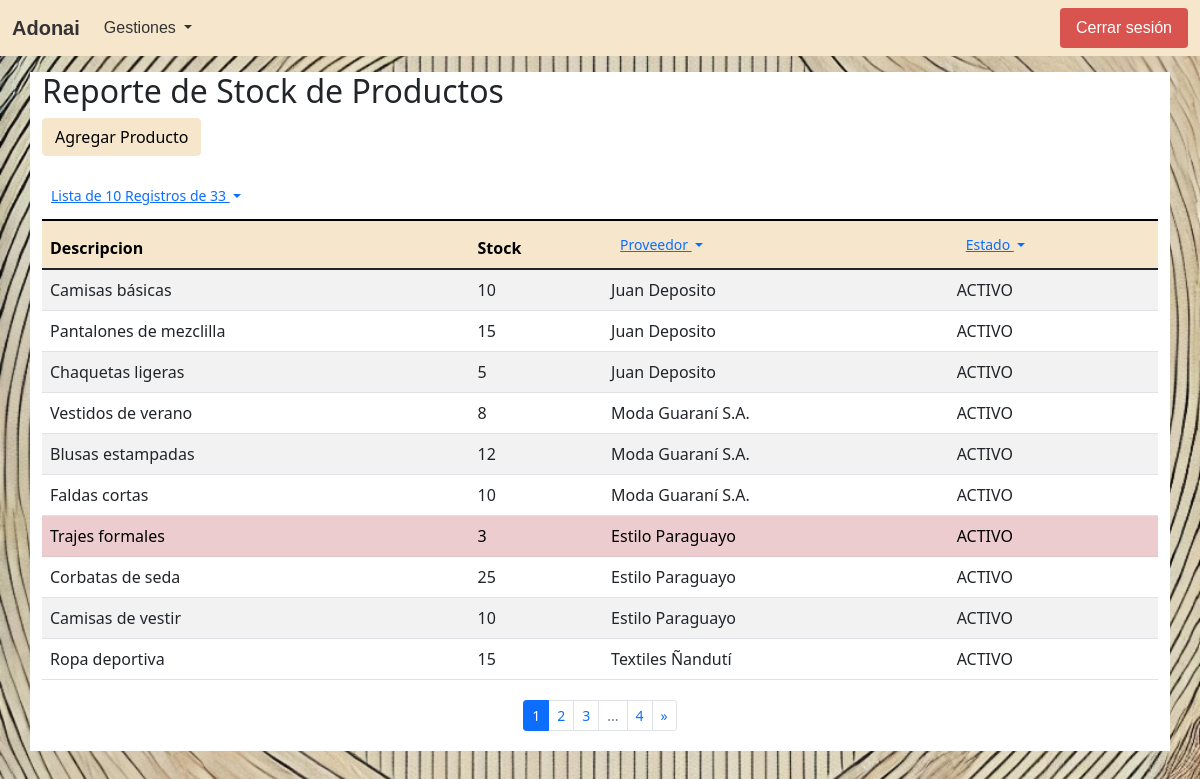
The app's page /reporte_stock_productos.php?pn=1&nrop=10&prov=-1 (signed in), older data.
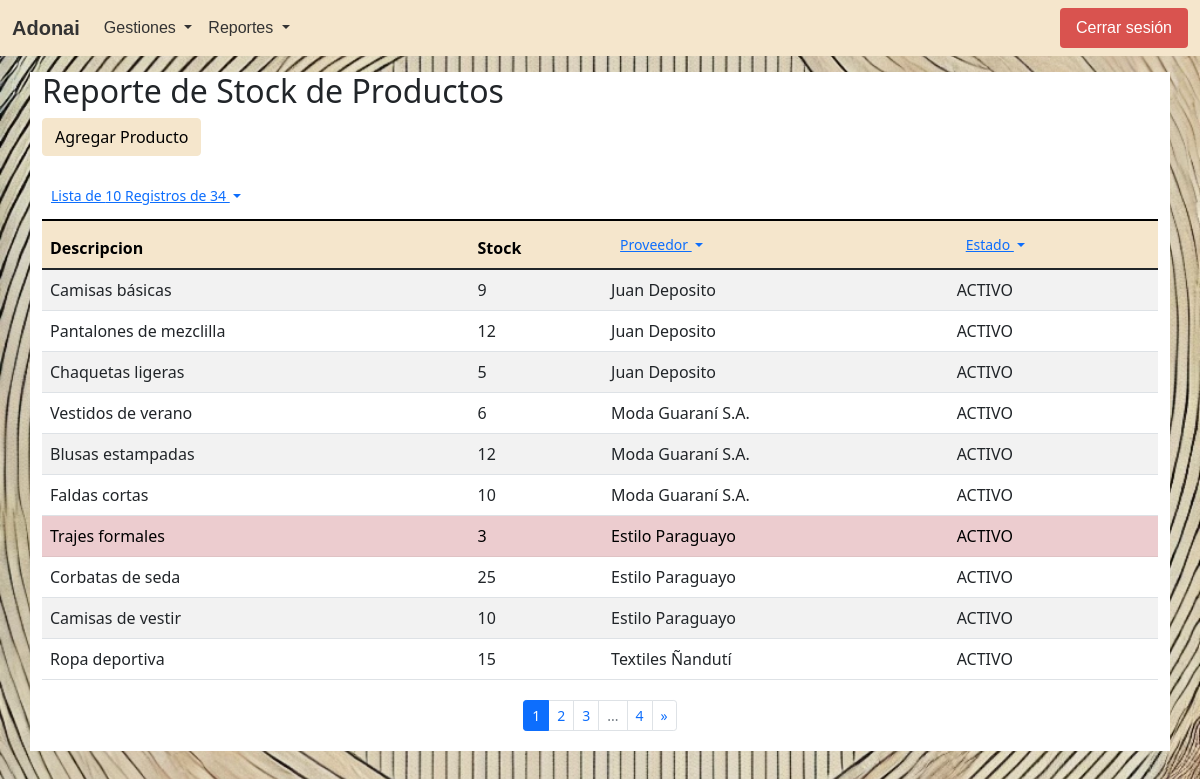
The same page, newer data.
### tables this page shows
CREATE TABLE IF NOT EXISTS `productos` (
  `id_producto` int(11) NOT NULL AUTO_INCREMENT,
  `descripcion` text,
  `stock` int(11) NOT NULL,
  `id_proveedor` int(11) DEFAULT NULL,
  `estado` enum('ACTIVO','INACTIVO') DEFAULT 'ACTIVO',
  `fch_estado` datetime DEFAULT NULL,
  `creado_en` datetime DEFAULT NULL,
  `actualizado_en` datetime DEFAULT NULL,
  PRIMARY KEY (`id_producto`),
  KEY `id_proveedor` (`id_proveedor`)
);

CREATE TABLE IF NOT EXISTS `proveedores` (
  `id_proveedor` int(11) NOT NULL AUTO_INCREMENT,
  `nombre` varchar(100) NOT NULL,
  `contacto` varchar(100) NOT NULL,
  `direccion` text,
  `estado` enum('ACTIVO','INACTIVO') DEFAULT 'ACTIVO',
  `fch_estado` datetime DEFAULT NULL,
  `creado_en` datetime DEFAULT NULL,
  `actualizado_en` datetime DEFAULT NULL,
  PRIMARY KEY (`id_proveedor`)
);

### procesos/Productos.php (called while the page is built, shortened)
<?php
class Productos
{
    private $dbConnect = null;
    public function __construct()
    {
        $Conexion = new Conexion();
        $this->dbConnect = $Conexion->conectar();
    }
    public function getTotalItemsProductos($estado = 'TODO', $id_producto = -1, $id_proveedor = -1)
    {
        $total_registros  = 1;
        $conn = $this->dbConnect;
        $sql = "SELECT COUNT(*) total_registros FROM productos";
        if ($estado == 'TODO') {
            $sql = "$sql where (estado = ? or estado = estado)";
        } else {
            $sql = "$sql where estado = ?";
        }
        if ($id_producto > -1) {
            $sql = "$sql and id_producto = ?";
        } else {
            $sql = "$sql and (id_producto = ? or id_producto = id_producto)";
        }
        if ($id_proveedor > -1) {
            $sql = "$sql and id_proveedor = ?";
        } else {
            $sql = "$sql and (id_proveedor = ? or id_proveedor = id_proveedor)";
        }
        $stmt = $conn->prepare($sql);
        $result = $stmt->bind_param("sii", $estado, $id_producto, $id_proveedor);
        $result = $stmt->execute();
        $result = $stmt->get_result();
        if ($result->num_rows > 0) {
            $row = $result->fetch_assoc();
            $total_registros = $row['total_registros'];
        }
        return $total_registros;
    }
    public function getProductos($estado = 'TODO', $page = 1, $num_results_on_page = 5, $id_producto = -1, $id_proveedor = -1)
    {
        $calc_page = ($page - 1) * $num_results_on_page;
        $conn = $this->dbConnect;
        $sql = "SELECT * FROM productos";
        if ($estado == 'TODO') {
            $sql = "$sql where (estado = ? or estado = estado)";
        } else {
            $sql = "$sql where estado = ?";
        }
        if ($id_producto > -1) {
            $sql = "$sql and id_producto = ?";
        } else {
            $sql = "$sql and (id_producto = ? or id_producto = id_producto)";
        }
        if ($id_proveedor > -1) {
            $sql = "$sql and id_proveedor = ?";
        } else {
            $sql = "$sql and (id_proveedor = ? or id_proveedor = id_proveedor)";
        }
        $sql = "$sql ORDER BY id_producto LIMIT ?,?";
        $stmt = $conn->prepare($sql);
        $result = $stmt->bind_param("siiii", $estado, $id_producto, $id_proveedor, $calc_page, $num_results_on_page);
        $result = $stmt->execute();
        $result = $stmt->get_result();
        return $result;
    }
}

### procesos/Proveedores.php (called while the page is built, shortened)
<?php
class Proveedores
{
    private $dbConnect = null;
    public function __construct()
    {
        $Conexion = new Conexion();
        $this->dbConnect = $Conexion->conectar();
    }
    public function getTotalItemsProveedores($estado = 'TODO')
    {
        $total_registros  = 1;
        $conn = $this->dbConnect;
        $sql = "SELECT COUNT(*) total_registros FROM proveedores";
        if ($estado == 'TODO') {
            $sql = "$sql where estado in ('ACTIVO', 'INACTIVO', ?)";
        } else {
            $sql = "$sql where estado = ?";
        }
        $stmt = $conn->prepare($sql);
        $result = $stmt->bind_param("s", $estado);
        $result = $stmt->execute();
        $result = $stmt->get_result();
        if ($result->num_rows > 0) {
            $row = $result->fetch_assoc();
            $total_registros = $row['total_registros'];
        }
        return $total_registros;
    }
    public function getProveedores($estado = 'TODO', $page = 1, $num_results_on_page = 5)
    {
        $calc_page = ($page - 1) * $num_results_on_page;
        $conn = $this->dbConnect;
        $sql = "SELECT * FROM proveedores";
        if ($estado == 'TODO') {
            $sql = "$sql where estado in ('ACTIVO', 'INACTIVO', ?) ORDER BY id_proveedor LIMIT ?,?";
        } else {
            $sql = "$sql where estado = ? ORDER BY id_proveedor LIMIT ?,?";
        }
        $stmt = $conn->prepare($sql);
        $result = $stmt->bind_param("sii", $estado, $calc_page, $num_results_on_page);
        $result = $stmt->execute();
        $result = $stmt->get_result();
        return $result;
    }
    public function getProveedor($id_proveedor)
    {
        $conn = $this->dbConnect;
        $sql = "SELECT * FROM proveedores where id_proveedor = ?";
        $stmt = $conn->prepare($sql);
        $stmt->bind_param("i", $id_proveedor);
        $result = $stmt->execute();
        $result = $stmt->get_result();
        return $result;
    }
}

### procesos/Ventanas.php (called while the page is built, shortened)
<?php
class Ventanas
{
    private $dbConnect = null;
    public function __construct()
    {
        $Conexion = new Conexion();
        $this->dbConnect = $Conexion->conectar();
    }
    public function getGruposVentanasPorRol($id_rol)
    {
        $conn = $this->dbConnect;
        $sql = "SELECT distinct vent.grupo FROM ventanas vent, rol_ventanas rove where rove.id_ventana=vent.id_ventana and vent.estado='ACTIVO' and rove.estado='ACTIVO' and rove.id_rol = ?";
        $stmt = $conn->prepare($sql);
        $stmt->bind_param("i", $id_rol);
        $result = $stmt->execute();
        $result = $stmt->get_result();
        return $result;
    }
}

### reporte_stock_productos.php (the view, shortened to what the changed rows need)
<?php
include_once 'procesos/Productos.php';
$Productos = new Productos();
include_once 'procesos/Proveedores.php';
$Proveedores = new Proveedores();
if ($_SERVER['REQUEST_METHOD'] == 'GET') {
    $num_results_on_page = isset($_GET['nrop']) && is_numeric($_GET['nrop']) ? $_GET['nrop'] : 5;
    $page = isset($_GET['pn']) && is_numeric($_GET['pn']) ? $_GET['pn'] : 1;
    $estado = isset($_GET['e']) && is_string($_GET['e']) ? $_GET['e'] : 'TODO';
    $id_proveedor = isset($_GET['prov']) && is_string($_GET['prov']) ? $_GET['prov'] : -1;
    $id_producto = isset($_GET['id_producto']) && is_string($_GET['id_producto']) ? $_GET['id_producto'] : -1;
    $total_pages = $Productos->getTotalItemsProductos($estado, $id_producto, $id_proveedor);
    $result = $Productos->getProductos($estado, $page, $num_results_on_page, $id_producto, $id_proveedor);
};
?>
<!DOCTYPE html>
<html lang="es">
<head>
    <link href="https://cdn.jsdelivr.net/npm/bootstrap@5.1.3/dist/css/bootstrap.min.css" rel="stylesheet">
</head>
<body class="container-index">
    <?php
    include_once("navbar.php")
    ?>
    <div class="container bg-white mt-3">
        <h2>Reporte de Stock de Productos</h2>
        <table class="table table-striped table-responsive caption-top mb-3">
            <caption>
                <div class="btn-group">
                    <button class="btn btn-link btn-sm dropdown-toggle" type="button" id="EstadoDropdown" data-bs-toggle="dropdown" data-bs-auto-close="true" aria-expanded="false">
                        Lista de <?php echo $num_results_on_page ?> Registros de <?php echo $total_pages ?>
                    </button>
                </div>
            </caption>
            <thead class="table-principal">
                <tr>
                    <th>Descripcion</th>
                    <th>Stock</th>
                    <th>
                        <div class="btn-group">
                            <button class="btn btn-link btn-sm dropdown-toggle" type="button" id="ProveedorDropdown" data-bs-toggle="dropdown" data-bs-auto-close="true" aria-expanded="false">
                                Proveedor
                            </button>
                                <?php
                                $proveedores_total_pages = $Proveedores->getTotalItemsProveedores('ACTIVO');
                                $proveedores_result = $Proveedores->getProveedores('ACTIVO', 1, $proveedores_total_pages);
                                ?>
                        </div>
                    </th>
                    <th>
                        <div class="btn-group">
                            <button class="btn btn-link btn-sm dropdown-toggle" type="button" id="EstadoDropdown" data-bs-toggle="dropdown" data-bs-auto-close="true" aria-expanded="false">
                                Estado
                            </button>
                        </div>
                    </th>
                </tr>
            </thead>
            <tbody>
                <?php while ($producto = $result->fetch_assoc()): ?>
                    <tr <?php if ($producto['stock'] < 5): echo 'class="table-danger"';
                        endif; ?>>
                        <td><?php echo $producto['descripcion']; ?></td>
                        <td><?php echo $producto['stock']; ?></td>
                        <td>
                            <?php
                            $rows = $Proveedores->getProveedor($producto['id_proveedor']);
                            if ($rows->num_rows > 0) {
                                $row = $rows->fetch_assoc();
                                echo $row['nombre'];
                            }
                            ?>
                        </td>
                        <td><?php echo $producto['estado']; ?></td>
                    </tr>
                <?php endwhile; ?>
            </tbody>
        </table>
    </div>
</body>
</html>

### navbar.php (shortened to what the changed rows need)
<?php
$id_rol = $_SESSION['usuario']['rol'];
include_once 'procesos/Ventanas.php';
$Ventanas = new Ventanas();
?>
<link href="./assets/css/style-principal.css" rel="stylesheet">
<nav class="navbar navbar-expand-lg navbar-light navbar-adonai-store bg-principal">
    <div class="container-fluid">
        <div class="collapse navbar-collapse" id="navbarNav">
            <ul class="navbar-nav">
                <?php
                $GruposVentanas = $Ventanas->getGruposVentanasPorRol($id_rol);
                while ($grupoVentana = $GruposVentanas->fetch_assoc()) {
                ?>
                    <li class="nav-item dropdown">
                        <a class="nav-link dropdown-toggle" href="#" id="navbarDropdown<?php echo $grupoVentana['grupo']; ?>" role="button" data-bs-toggle="dropdown" aria-expanded="false" style="color: #333333;">
                            <?php echo $grupoVentana['grupo']; ?>
                        </a>
                    </li>
                <?php } ?>
            </ul>
        </div>
    </div>
</nav>

Row changes from the older to the newer data that the page shows:
changed productos "Camisas básicas": stock "10" → "9"
changed productos "Pantalones de mezclilla": stock "15" → "12"
changed productos "Vestidos de verano": stock "8" → "6"
Text that changed along with them:
$total_pages: "33" → "34"
new list line: "Reportes"
